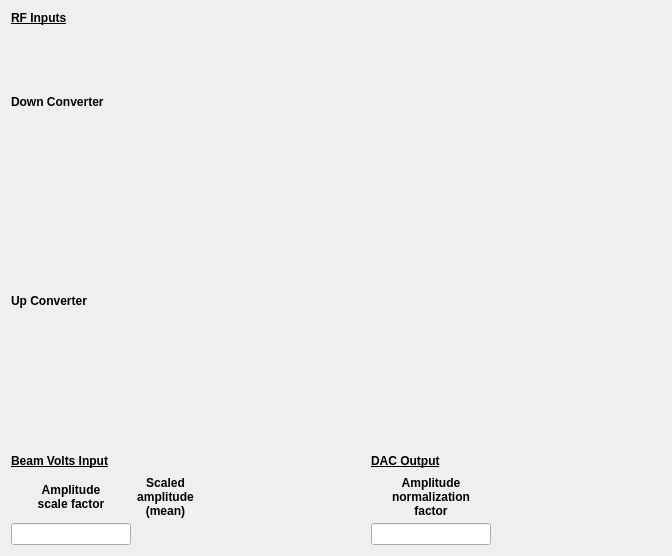
<?xml version="1.0" encoding="UTF-8"?>
<ui version="4.0">
 <class>Form</class>
 <widget class="QWidget" name="Form">
  <property name="geometry">
   <rect>
    <x>0</x>
    <y>0</y>
    <width>670</width>
    <height>556</height>
   </rect>
  </property>
  <property name="windowTitle">
   <string>Scale Factors - ${SIOC}</string>
  </property>
  <layout class="QVBoxLayout" name="verticalLayout">
   <item>
    <layout class="QGridLayout" name="gridLayout">
     <property name="verticalSpacing">
      <number>5</number>
     </property>
     <item row="2" column="0" colspan="5">
      <widget class="PyDMEmbeddedDisplay" name="PyDMEmbeddedDisplay_2">
       <property name="minimumSize">
        <size>
         <width>650</width>
         <height>60</height>
        </size>
       </property>
       <property name="toolTip">
        <string/>
       </property>
       <property name="frameShape">
        <enum>QFrame::NoFrame</enum>
       </property>
       <property name="filename" stdset="0">
        <string>hls_scale_factors_ch_header.ui</string>
       </property>
      </widget>
     </item>
     <item row="14" column="0" colspan="5">
      <widget class="PyDMEmbeddedDisplay" name="PyDMEmbeddedDisplay_12">
       <property name="minimumSize">
        <size>
         <width>650</width>
         <height>25</height>
        </size>
       </property>
       <property name="toolTip">
        <string/>
       </property>
       <property name="frameShape">
        <enum>QFrame::NoFrame</enum>
       </property>
       <property name="macros" stdset="0">
        <string>{&quot;CH&quot;: &quot;9&quot;}</string>
       </property>
       <property name="filename" stdset="0">
        <string>hls_scale_factors_ch.ui</string>
       </property>
      </widget>
     </item>
     <item row="15" column="0">
      <spacer name="verticalSpacer">
       <property name="orientation">
        <enum>Qt::Vertical</enum>
       </property>
       <property name="sizeType">
        <enum>QSizePolicy::MinimumExpanding</enum>
       </property>
       <property name="sizeHint" stdset="0">
        <size>
         <width>20</width>
         <height>10</height>
        </size>
       </property>
      </spacer>
     </item>
     <item row="11" column="0" colspan="5">
      <widget class="PyDMEmbeddedDisplay" name="PyDMEmbeddedDisplay_9">
       <property name="minimumSize">
        <size>
         <width>650</width>
         <height>25</height>
        </size>
       </property>
       <property name="toolTip">
        <string/>
       </property>
       <property name="frameShape">
        <enum>QFrame::NoFrame</enum>
       </property>
       <property name="macros" stdset="0">
        <string>{&quot;CH&quot;: &quot;6&quot;}</string>
       </property>
       <property name="filename" stdset="0">
        <string>hls_scale_factors_ch.ui</string>
       </property>
      </widget>
     </item>
     <item row="18" column="0">
      <widget class="PyDMLineEdit" name="PyDMLineEdit">
       <property name="maximumSize">
        <size>
         <width>120</width>
         <height>16777215</height>
        </size>
       </property>
       <property name="toolTip">
        <string/>
       </property>
       <property name="showUnits" stdset="0">
        <bool>true</bool>
       </property>
       <property name="channel" stdset="0">
        <string>ca://${DEV}:BVOLTCONV</string>
       </property>
      </widget>
     </item>
     <item row="6" column="0" colspan="5">
      <widget class="PyDMEmbeddedDisplay" name="PyDMEmbeddedDisplay_4">
       <property name="minimumSize">
        <size>
         <width>650</width>
         <height>25</height>
        </size>
       </property>
       <property name="toolTip">
        <string/>
       </property>
       <property name="frameShape">
        <enum>QFrame::NoFrame</enum>
       </property>
       <property name="macros" stdset="0">
        <string>{&quot;CH&quot;: &quot;2&quot;}</string>
       </property>
       <property name="filename" stdset="0">
        <string>hls_scale_factors_ch.ui</string>
       </property>
      </widget>
     </item>
     <item row="5" column="0" colspan="5">
      <widget class="PyDMEmbeddedDisplay" name="PyDMEmbeddedDisplay_3">
       <property name="minimumSize">
        <size>
         <width>650</width>
         <height>25</height>
        </size>
       </property>
       <property name="toolTip">
        <string/>
       </property>
       <property name="frameShape">
        <enum>QFrame::NoFrame</enum>
       </property>
       <property name="macros" stdset="0">
        <string>{&quot;CH&quot;: &quot;1&quot;}</string>
       </property>
       <property name="filename" stdset="0">
        <string>hls_scale_factors_ch.ui</string>
       </property>
      </widget>
     </item>
     <item row="12" column="0" colspan="5">
      <widget class="PyDMEmbeddedDisplay" name="PyDMEmbeddedDisplay_10">
       <property name="minimumSize">
        <size>
         <width>650</width>
         <height>25</height>
        </size>
       </property>
       <property name="toolTip">
        <string/>
       </property>
       <property name="frameShape">
        <enum>QFrame::NoFrame</enum>
       </property>
       <property name="macros" stdset="0">
        <string>{&quot;CH&quot;: &quot;7&quot;}</string>
       </property>
       <property name="filename" stdset="0">
        <string>hls_scale_factors_ch.ui</string>
       </property>
      </widget>
     </item>
     <item row="18" column="3">
      <widget class="PyDMLineEdit" name="PyDMLineEdit_2">
       <property name="maximumSize">
        <size>
         <width>120</width>
         <height>16777215</height>
        </size>
       </property>
       <property name="toolTip">
        <string/>
       </property>
       <property name="showUnits" stdset="0">
        <bool>true</bool>
       </property>
       <property name="channel" stdset="0">
        <string>ca://${DEV}:AMPLNORM</string>
       </property>
      </widget>
     </item>
     <item row="17" column="1">
      <widget class="QLabel" name="label_8">
       <property name="font">
        <font>
         <weight>75</weight>
         <bold>true</bold>
        </font>
       </property>
       <property name="text">
        <string>Scaled
amplitude
(mean)</string>
       </property>
       <property name="alignment">
        <set>Qt::AlignCenter</set>
       </property>
      </widget>
     </item>
     <item row="10" column="0" colspan="5">
      <widget class="QLabel" name="label_3">
       <property name="minimumSize">
        <size>
         <width>650</width>
         <height>0</height>
        </size>
       </property>
       <property name="font">
        <font>
         <weight>75</weight>
         <bold>true</bold>
        </font>
       </property>
       <property name="text">
        <string>Up Converter</string>
       </property>
      </widget>
     </item>
     <item row="16" column="3">
      <widget class="QLabel" name="label_5">
       <property name="font">
        <font>
         <weight>75</weight>
         <bold>true</bold>
         <underline>true</underline>
        </font>
       </property>
       <property name="text">
        <string>DAC Output</string>
       </property>
      </widget>
     </item>
     <item row="16" column="4">
      <spacer name="horizontalSpacer_3">
       <property name="orientation">
        <enum>Qt::Horizontal</enum>
       </property>
       <property name="sizeHint" stdset="0">
        <size>
         <width>40</width>
         <height>20</height>
        </size>
       </property>
      </spacer>
     </item>
     <item row="16" column="0" colspan="2">
      <widget class="QLabel" name="label_4">
       <property name="font">
        <font>
         <weight>75</weight>
         <bold>true</bold>
         <underline>true</underline>
        </font>
       </property>
       <property name="text">
        <string>Beam Volts Input</string>
       </property>
      </widget>
     </item>
     <item row="16" column="2">
      <spacer name="horizontalSpacer">
       <property name="orientation">
        <enum>Qt::Horizontal</enum>
       </property>
       <property name="sizeHint" stdset="0">
        <size>
         <width>40</width>
         <height>20</height>
        </size>
       </property>
      </spacer>
     </item>
     <item row="4" column="0" colspan="5">
      <widget class="PyDMEmbeddedDisplay" name="PyDMEmbeddedDisplay">
       <property name="minimumSize">
        <size>
         <width>650</width>
         <height>25</height>
        </size>
       </property>
       <property name="toolTip">
        <string/>
       </property>
       <property name="frameShape">
        <enum>QFrame::NoFrame</enum>
       </property>
       <property name="macros" stdset="0">
        <string>{&quot;CH&quot;: &quot;0&quot;}</string>
       </property>
       <property name="filename" stdset="0">
        <string>hls_scale_factors_ch.ui</string>
       </property>
       <property name="loadWhenShown" stdset="0">
        <bool>true</bool>
       </property>
       <property name="disconnectWhenHidden" stdset="0">
        <bool>true</bool>
       </property>
       <property name="followSymlinks" stdset="0">
        <bool>false</bool>
       </property>
      </widget>
     </item>
     <item row="18" column="1">
      <widget class="PyDMLabel" name="PyDMLabel">
       <property name="toolTip">
        <string/>
       </property>
       <property name="alarmSensitiveContent" stdset="0">
        <bool>true</bool>
       </property>
       <property name="channel" stdset="0">
        <string>ca://${DEV}:BVOLT_AVG00</string>
       </property>
      </widget>
     </item>
     <item row="8" column="0" colspan="5">
      <widget class="PyDMEmbeddedDisplay" name="PyDMEmbeddedDisplay_6">
       <property name="minimumSize">
        <size>
         <width>650</width>
         <height>25</height>
        </size>
       </property>
       <property name="toolTip">
        <string/>
       </property>
       <property name="frameShape">
        <enum>QFrame::NoFrame</enum>
       </property>
       <property name="macros" stdset="0">
        <string>{&quot;CH&quot;: &quot;4&quot;}</string>
       </property>
       <property name="filename" stdset="0">
        <string>hls_scale_factors_ch.ui</string>
       </property>
      </widget>
     </item>
     <item row="13" column="0" colspan="5">
      <widget class="PyDMEmbeddedDisplay" name="PyDMEmbeddedDisplay_11">
       <property name="minimumSize">
        <size>
         <width>650</width>
         <height>25</height>
        </size>
       </property>
       <property name="toolTip">
        <string/>
       </property>
       <property name="frameShape">
        <enum>QFrame::NoFrame</enum>
       </property>
       <property name="macros" stdset="0">
        <string>{&quot;CH&quot;: &quot;8&quot;}</string>
       </property>
       <property name="filename" stdset="0">
        <string>hls_scale_factors_ch.ui</string>
       </property>
      </widget>
     </item>
     <item row="17" column="0">
      <widget class="QLabel" name="label_6">
       <property name="font">
        <font>
         <weight>75</weight>
         <bold>true</bold>
        </font>
       </property>
       <property name="text">
        <string>Amplitude
scale factor</string>
       </property>
       <property name="alignment">
        <set>Qt::AlignCenter</set>
       </property>
      </widget>
     </item>
     <item row="9" column="0" colspan="5">
      <widget class="PyDMEmbeddedDisplay" name="PyDMEmbeddedDisplay_8">
       <property name="minimumSize">
        <size>
         <width>650</width>
         <height>25</height>
        </size>
       </property>
       <property name="toolTip">
        <string/>
       </property>
       <property name="frameShape">
        <enum>QFrame::NoFrame</enum>
       </property>
       <property name="macros" stdset="0">
        <string>{&quot;CH&quot;: &quot;5&quot;}</string>
       </property>
       <property name="filename" stdset="0">
        <string>hls_scale_factors_ch.ui</string>
       </property>
      </widget>
     </item>
     <item row="17" column="3">
      <widget class="QLabel" name="label_7">
       <property name="font">
        <font>
         <weight>75</weight>
         <bold>true</bold>
        </font>
       </property>
       <property name="text">
        <string>Amplitude
normalization
factor</string>
       </property>
       <property name="alignment">
        <set>Qt::AlignCenter</set>
       </property>
      </widget>
     </item>
     <item row="7" column="0" colspan="5">
      <widget class="PyDMEmbeddedDisplay" name="PyDMEmbeddedDisplay_5">
       <property name="minimumSize">
        <size>
         <width>650</width>
         <height>25</height>
        </size>
       </property>
       <property name="toolTip">
        <string/>
       </property>
       <property name="frameShape">
        <enum>QFrame::NoFrame</enum>
       </property>
       <property name="macros" stdset="0">
        <string>{&quot;CH&quot;: &quot;3&quot;}</string>
       </property>
       <property name="filename" stdset="0">
        <string>hls_scale_factors_ch.ui</string>
       </property>
      </widget>
     </item>
     <item row="0" column="0" colspan="5">
      <widget class="QLabel" name="label">
       <property name="font">
        <font>
         <weight>75</weight>
         <bold>true</bold>
         <underline>true</underline>
        </font>
       </property>
       <property name="text">
        <string>RF Inputs</string>
       </property>
      </widget>
     </item>
     <item row="3" column="0" colspan="5">
      <widget class="QLabel" name="label_2">
       <property name="minimumSize">
        <size>
         <width>650</width>
         <height>0</height>
        </size>
       </property>
       <property name="font">
        <font>
         <weight>75</weight>
         <bold>true</bold>
        </font>
       </property>
       <property name="text">
        <string>Down Converter</string>
       </property>
      </widget>
     </item>
    </layout>
   </item>
  </layout>
 </widget>
 <customwidgets>
  <customwidget>
   <class>PyDMLabel</class>
   <extends>QLabel</extends>
   <header>pydm.widgets.label</header>
  </customwidget>
  <customwidget>
   <class>PyDMEmbeddedDisplay</class>
   <extends>QFrame</extends>
   <header>pydm.widgets.embedded_display</header>
  </customwidget>
  <customwidget>
   <class>PyDMLineEdit</class>
   <extends>QLineEdit</extends>
   <header>pydm.widgets.line_edit</header>
  </customwidget>
 </customwidgets>
 <resources/>
 <connections/>
</ui>
